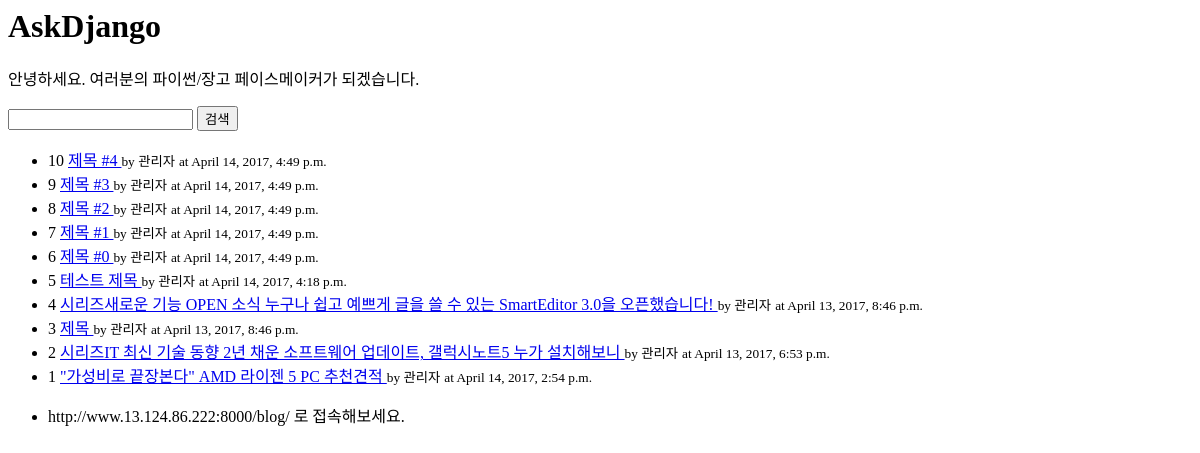
The page /blog/ on the database as committed earlier.
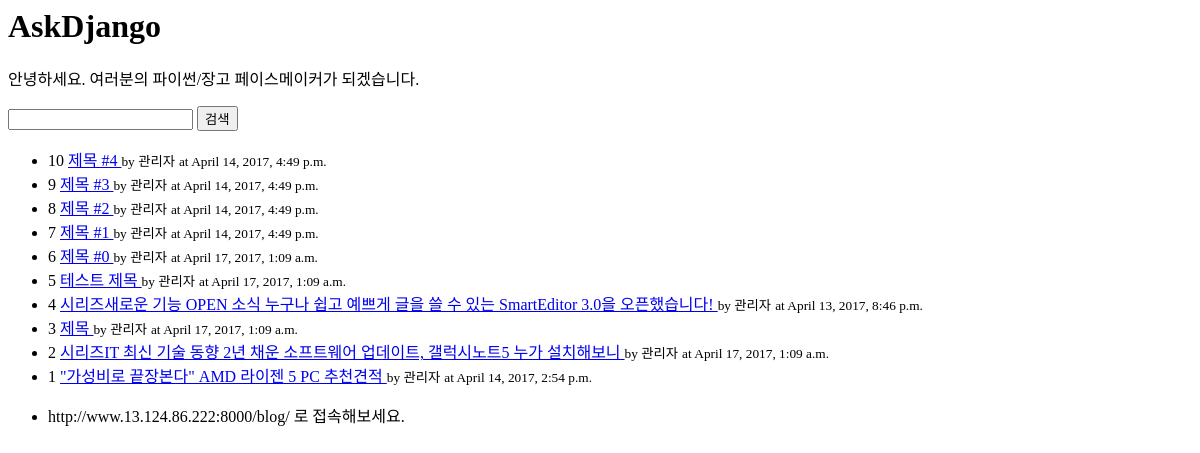
The same page on the database as committed later.
### blog/models.py (models this page shows, shortened)
class Post(models.Model):
    STATUS_CHOICES =(
        ('d', 'Draft'),
        ('p', 'Published'),
        ('w', 'Withdrawn'),
    )
    author = models.CharField(max_length=50, verbose_name='작성자')
    title = models.CharField(max_length=100, verbose_name='제목',
                             help_text='포스팅 제목을 입력해 주세요. 최대 100자 내외.')
    content = models.TextField(verbose_name='내용')
    tags = models.CharField(max_length=100, blank=True)
    lnglat = models.CharField(max_length=50, help_text='위도/경도 포맷으로 입력하세요.',
                              blank=True, validators=[lnglat_validator])
    status = models.CharField(max_length=1, choices=STATUS_CHOICES)
    tag_set = models.ManyToManyField('Tag', blank=True)
    created_at = models.DateTimeField(auto_now_add=True)
    updated_at = models.DateTimeField(auto_now=True)
    class Meta:
        ordering = ['-id'] #필드에 대해서 내림차순 정렬 [id]는 오름차순 정렬

### blog/views.py (the view)
def post_list(request):
    qs = Post.objects.all()
    q = request.GET.get('q', '') #q가 있으면 가져오고 없으면 빈문자열가져옴
    if q:
        qs = qs.filter(title__contains=q)
    return render(request, 'blog/post_list.html',
                  {
                      'post_list': qs,
                      'q' : q,
                  })

### blog/templates/blog/post_list.html (shortened to what this page needs)
<html>
<head>
</head>
<body>
<h1>AskDjango</h1>
<p>안녕하세요. 여러분의 파이썬/장고 페이스메이커가 되겠습니다.</p>
<form action="" method="get">
    <input type="text" name="q" value="{{ q }}"/>
    <input type="submit" value="검색"/>
</form>
<ul>
{% for post in post_list %}
    <li>
        {{ post.id }}
        <a href ="/blog/{{ post.id }}">
            {{ post.title }}
        </a>
        <small>by {{ post.author }}</small>
        <small>at {{ post.updated_at }} </small>
    </li>
{% endfor %}
</ul>
<ul>
    <li>http://www.13.124.86.222:8000/blog/ 로 접속해보세요.</li>
</ul>
</body>
</html>

Rows that differ between the two databases and show on the page:
changed Post "제목 #0": updated_at "April 14, 2017, 4:49 p.m." → "April 17, 2017, 1:09 a.m."
changed Post "테스트 제목": updated_at "April 14, 2017, 4:18 p.m." → "April 17, 2017, 1:09 a.m."
changed Post "제목": updated_at "April 13, 2017, 8:46 p.m." → "April 17, 2017, 1:09 a.m."
changed Post "시리즈IT 최신 기술 동향 2년 채운 소프트웨어 업데이트, 갤럭시노트5 누가 설치해보니": updated_at "April 13, 2017, 6:53 p.m." → "April 17, 2017, 1:09 a.m."
